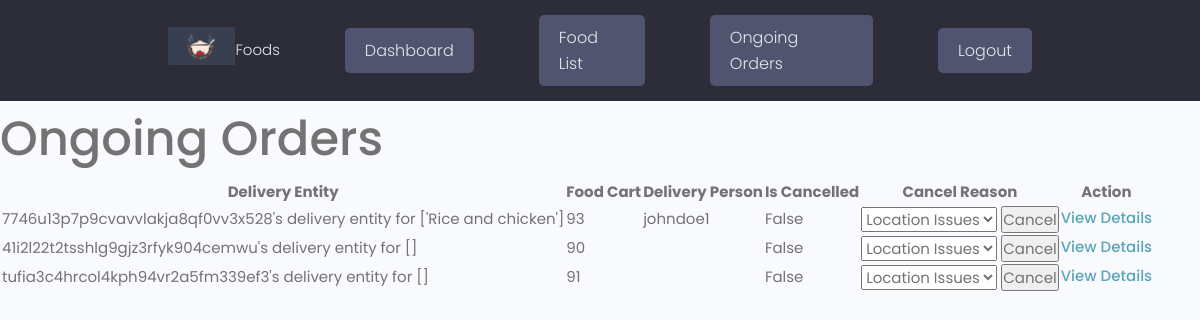
The app's page /ongoing-orders/ (signed in) with its own data.
### Orders/models.py (models this page shows, shortened)
class OngoingOrder(models.Model):
    LOCATION_ISSUES = 'LOCATION ISSUES'
    DELIVERY_ISSUES = 'DELIVERY ISSUES'
    FOOD_ISSUES = 'FOOD ISSUES'
    OTHER = 'OTHER'
    CANCEL_REASON_CHOICES = [
        (LOCATION_ISSUES, 'Location Issues'),
        (DELIVERY_ISSUES, 'Delivery Issues'),
        (FOOD_ISSUES, 'Food Issues'),
        (OTHER, 'Other'),
    ]
    delivery_entity = models.OneToOneField(DeliveryEntity, on_delete=models.CASCADE, null=True, blank=True)
    is_cancelled = models.BooleanField(default=False)
    cancel_reason = models.CharField(max_length=50, choices=CANCEL_REASON_CHOICES, blank=True)
    created = models.DateField(auto_now_add=True, null=True, blank=True)
    updated = models.DateField(auto_now=True, null=True, blank=True)
    class Meta:
        ordering = ['-created']

class DeliveryEntity(models.Model):
    food_cart = models.ForeignKey(FoodCart, on_delete=models.CASCADE, blank=True, null=True)
    session_id = models.CharField(max_length=500, blank=True,null=True)
    phone_number = models.CharField(max_length=20, null=True, blank=True)
    owner = models.ForeignKey(Customer, on_delete=models.CASCADE, null=True, blank=True)
    delivery_person = models.ForeignKey(DeliveryPerson, on_delete=models.SET_NULL, null=True, blank=True)
    address = models.CharField(max_length=500)
    is_active = models.BooleanField(default=True)
    ongoing_status = models.BooleanField(default=False)
    is_accepted = models.BooleanField(default=False)
    accept_delivery = models.BooleanField(default=False)
    created = models.DateField(auto_now_add=True, null=True, blank=True)
    updated = models.DateField(auto_now=True, null=True, blank=True)
    objects = models.Manager()
    active_objects = IsActiveManager()
    class Meta:
        ordering = ['-created']
    def __str__(self):
        if self.owner:
            return f"{self.owner.user.username}'s delivery entity for {[ordered_food.food.name for ordered_food in self.food_cart.ordered_food.all()]}"
        else:
            return f"{self.session_id}'s delivery entity for {[ordered_food.food.name for ordered_food in self.food_cart.ordered_food.all()]}"

class FoodCart(models.Model):
    user = models.ForeignKey(Customer, on_delete=models.CASCADE, blank=True, null=True)
    session_id = models.CharField(max_length=500, blank=True, null=True)
    ordered_food = models.ManyToManyField(OrderedFood, blank=True)
    date_created = models.DateTimeField(auto_now_add=True)
    date_checked_out = models.DateTimeField(null=True, blank=True)
    is_checked_out = models.BooleanField(default=False)
    created = models.DateField(auto_now_add=True, null=True, blank=True)
    updated = models.DateField(auto_now=True, null=True, blank=True)

class OrderedFood(models.Model):
    user = models.ForeignKey(Customer, on_delete=models.CASCADE, blank=True, null=True)
    session_id = models.CharField(max_length=500, blank=True, null=True)
    food = models.ForeignKey(Food, on_delete=models.CASCADE)
    optional_items = models.ManyToManyField(OptionalItem, through='OrderedOptionalItem')
    food_quantity = models.IntegerField(default=1, blank=True, null=True)
    created = models.DateField(auto_now_add=True, null=True, blank=True)
    updated = models.DateField(auto_now=True, null=True, blank=True)

class Food(models.Model):
    name = models.CharField(max_length=225)
    description = models.TextField()
    tags = models.ManyToManyField(Tag)
    price = models.FloatField(default=0.00)
    optional_items = models.ManyToManyField('OptionalItem', related_name='foods')
    picture = models.ImageField(upload_to='media')
    is_active = models.BooleanField(default=True)
    objects = models.Manager()
    active_objects = IsActiveManager()

### accounts/models.py (models this page shows, shortened)
class DeliveryPerson(models.Model):
    user = models.OneToOneField(CustomUser, on_delete=models.CASCADE)
    is_accepted=models.BooleanField(default=False)
    is_available=models.BooleanField(default=True)
    ride_number = models.CharField(max_length=20)

class CustomUser(AbstractUser):
    first_name = models.CharField(max_length=200)
    last_name = models.CharField(max_length=200)
    username = models.CharField(max_length=200, unique=True)
    email = models.EmailField()
    address = models.CharField(max_length=200, blank=True, null=True)
    phone_number = models.CharField(max_length=200, null=True, blank=True)

### Orders/views.py (the view)
# urls.py: path('ongoing-orders/', views.OngoingOrderListView.as_view(), name='ongoing_orders'),
class OngoingOrderListView(AdminRequiredMixin, generic.ListView):
    model = OngoingOrder
    template_name = 'orders/ongoing_orders.html'
    context_object_name = 'ongoing_orders'

### Orders/context_processors.py (called while the page is built)
def food_cart_items_count(request):
    cart_total = 0
    if request.user.is_authenticated:
        selected_cart = FoodCart.objects.filter(user=request.user.customer, is_checked_out=False).first()
        if selected_cart is not None:
            cart_total = selected_cart.ordered_food.count()
    else:
        session_id = request.session.session_key
        selected_cart = FoodCart.objects.filter(session_id=session_id, is_checked_out=False).first()
        if selected_cart is not None:
            cart_total = selected_cart.ordered_food.count()
    return {"cart_total": cart_total}

### Orders/views.py (called while the page is built)
    def test_func(self):
        return self.request.user.is_superuser

### Orders/templates/orders/ongoing_orders.html (shortened to what this page needs)
{% extends 'main.html' %}
{% block content %}
{% if ongoing_orders %}
    <h1>Ongoing Orders</h1>
    <table>
        <thead>
            <tr>
                <th>Delivery Entity</th>
                <th>Food Cart</th>
                <th>Delivery Person</th>
                <th>Is Cancelled</th>
                <th>Cancel Reason</th>
                <th>Action</th>
            </tr>
        </thead>
        <tbody>
            {% for ongoing_order in ongoing_orders %}
                <tr>
                    <td>{{ ongoing_order.delivery_entity }}</td>
                    <td>{{ ongoing_order.delivery_entity.food_cart.id }}</td>
                    <td>{{ ongoing_order.delivery_entity.delivery_person.user.username }}</td>
                    <td>{{ ongoing_order.is_cancelled }}</td>
                    <td>
                        {% if ongoing_order.is_cancelled %}
                            {{ ongoing_order.get_cancel_reason_display }}
                        {% else %}
                            <form method="post" action="{% url 'cancel_order' ongoing_order.id %}">
                                <select name="cancel_reason">
                                    {% for choice in ongoing_order.CANCEL_REASON_CHOICES %}
                                        <option value="{{ choice.0 }}">{{ choice.1 }}</option>
                                    {% endfor %}
                                </select>
                                <button type="submit">Cancel</button>
                            </form>
                        {% endif %}
                    </td>
                    <td><a href="{% url 'ongoing_order_detail' ongoing_order.id %}">View Details</a></td>
                </tr>
            {% endfor %}
        </tbody>
    </table>
{% else %}
<p>No active ongoing order</p>
{% endif %}
{% endblock %}

### static/styles/app.css (style rules this page uses)
:root { --color-sub: #2d2d39; }

### static/uikit/styles/modules/_variables.css (style rules this page uses)
:root { --color-main: #5aa5b9; --color-main-light: #e6faff; --color-sub: #3f4156; --color-sub-light: #51546e; --color-sub-lighter: #ededfd; --color-text: #737373; --color-gray: #8b8b8b; --color-light: #e5e7eb; --color-light-gray: #767676; --color-bg: #f8fafd; --color-white: #fffefd; --color-white-light: #f3f3f3; --color-success: #359e64; --color-success-bg: #def8e8; --color-error: #fc4b0b; --color-error-bg: #fff2ee; --font-base: 'Poppins', arial, helvetica, 'Segoe UI', roboto, ubuntu, sans-serif; --font-monospace: 'Fira Code', 'Courier New', courier, monospace; --font-regular: 300; --font-medium: 500; --font-bold: 700; --generic-shadow: 1px 1px 5px #00000010; --generic-transition: all 0.3s ease-in-out; }

### static/uikit/styles/modules/_base.css (style rules this page uses)
* { margin: 0; padding: 0; box-sizing: border-box; text-rendering: optimizeLegibility; color: inherit; font-size: inherit; }
html { font-size: 50%; }
@media only screen and (min-width: 480px) { html { font-size: 56.25%; } }
@media only screen and (min-width: 1200px) { html { font-size: 62.5%; } }
body { line-height: 1.6; font-weight: 400; font-size: 1.5rem; color: var(--color-text); background-color: var(--color-bg); min-height: 100vh; }

### static/uikit/styles/modules/_typography.css (style rules this page uses)
* { font-family: var(--font-base); }
h1 { font-size: 4.8rem; font-weight: var(--font-medium); }
a { padding-bottom: 2px; text-decoration: none; display: inline-block; color: var(--color-main); font-weight: var(--font-medium); }

### records on screen
OngoingOrder: delivery_entity "7746u13p7p9cvavvlakja8qf0vv3x528's delivery entity for ['Rice and chicken']", delivery_entity.food_cart.id "93", delivery_entity.delivery_person.user.username "johndoe1", is_cancelled "False", cancel_reason "Location Issues"
OngoingOrder: delivery_entity "41i2l22t2tsshlg9gjz3rfyk904cemwu's delivery entity for []", delivery_entity.food_cart.id "90", is_cancelled "False", cancel_reason "Location Issues"
OngoingOrder: delivery_entity "tufia3c4hrcol4kph94vr2a5fm339ef3's delivery entity for []", delivery_entity.food_cart.id "91", is_cancelled "False", cancel_reason "Location Issues"
